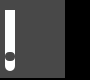
<?xml version="1.0" encoding="UTF-8"?>
<ui version="4.0">
 <class>sa_ControlWidget_ACPTable</class>
 <widget class="QWidget" name="sa_ControlWidget_ACPTable">
  <property name="geometry">
   <rect>
    <x>0</x>
    <y>0</y>
    <width>90</width>
    <height>80</height>
   </rect>
  </property>
  <property name="windowTitle">
   <string>Form</string>
  </property>
  <property name="styleSheet">
   <string notr="true">#widget
{
	border:2px;
	border-bottom-style:solid;
	border-bottom-color: black;	
   	background-color:rgba(72,72,72,1);
	border-right:30px solid black;
}
QPushButton
{
border-style:flat;
background-color:rgba(0,0,0,0);
background-image: url(:/sa/image/btn_close_normal.png);
}
QPushButton::pressed
{
background-image: url(:/sa/image/btn_close_click.png);
}

QSlider::groove:vertical {
        width: 10px;
        background: qlineargradient(x1: 0, y1: 0, x2: 0, y2: 1, stop: 0 rgb(255, 255, 255), stop: 1.0 rgb(255, 255, 255));
        border-radius:5px;
}
QSlider::handle:vertical {
        width: 8px;
        background: rgb(72, 72, 72);
        margin: -20px 0px 10px 0px;
        border-radius: 4px;
}
QSlider:sub-page {
background-color:  rgb(253, 255, 255);
}

/*******************indoor**********************/
#sa_ControlWidget_ACPTable[status=&quot;indoor&quot;] #widget
{
	border-bottom-color: black;	
	background-color:rgba(72,72,72,1);
	border-right:30px solid black;
}
/*******************outdoor**********************/
#sa_ControlWidget_ACPTable[status=&quot;outdoor&quot;] #widget
{
	border-bottom-color: white;	
	background-color:rgba(112,112,112,1);
	border-right:30px solid white;
}
/*******************night**********************/
#sa_ControlWidget_ACPTable[status=&quot;night&quot;] #widget
{
	border-bottom-color: rgb(52,8,12);	
	background-color:rgba(251,219,167,1);
	border-right:30px solid black;
}</string>
  </property>
  <widget class="QWidget" name="widget" native="true">
   <property name="geometry">
    <rect>
     <x>0</x>
     <y>0</y>
     <width>95</width>
     <height>80</height>
    </rect>
   </property>
   <widget class="QSlider" name="verticalSlider">
    <property name="geometry">
     <rect>
      <x>0</x>
      <y>10</y>
      <width>20</width>
      <height>61</height>
     </rect>
    </property>
    <property name="orientation">
     <enum>Qt::Vertical</enum>
    </property>
   </widget>
   <widget class="QPushButton" name="pushButton">
    <property name="geometry">
     <rect>
      <x>30</x>
      <y>30</y>
      <width>25</width>
      <height>25</height>
     </rect>
    </property>
    <property name="text">
     <string/>
    </property>
   </widget>
  </widget>
 </widget>
 <resources/>
 <connections/>
</ui>
